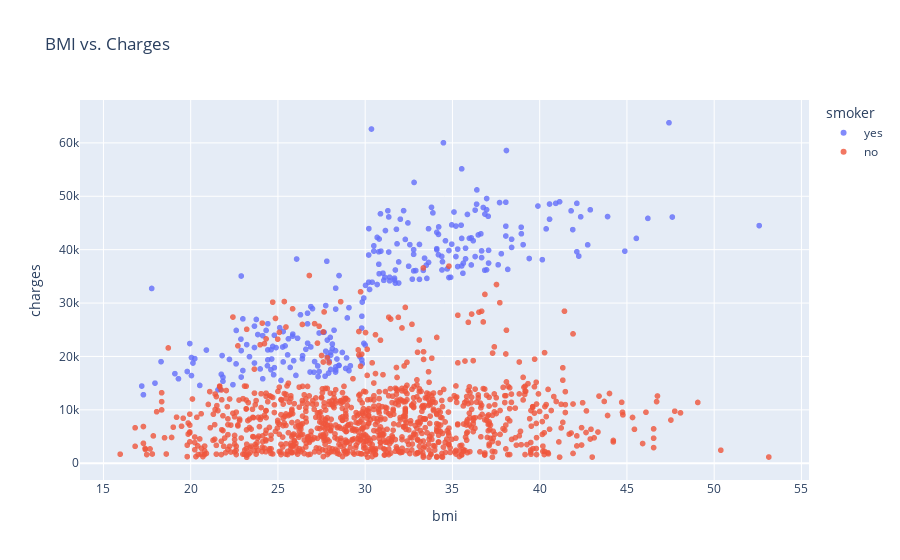

Notebook cell for this chart:
### Code cell
fig = px.scatter(medical_df, 
                 x='bmi', 
                 y='charges', 
                 color='smoker', 
                 opacity=0.8, 
                 hover_data=['sex'], 
                 title='BMI vs. Charges')
fig.show()

### Figure 1 — Plotly figure (JSON) as saved in the notebook; plotly's stock layout.template omitted (floating-point values rounded to 4 significant figures; data arrays with more than 128 entries replaced by an {"elided": "..."} marker saying what was removed)
{"data": [{"customdata": {"elided": "274x1 str values"}, "hovertemplate": "smoker=yes<br>bmi=%{x}<br>charges=%{y}<br>sex=%{customdata[0]}<extra></extra>", "legendgroup": "yes", "marker": {"color": "#636efa", "opacity": 0.8, "symbol": "circle"}, "mode": "markers", "name": "yes", "showlegend": true, "type": "scattergl", "x": {"elided": "274 float values"}, "xaxis": "x", "y": {"elided": "274 float values"}, "yaxis": "y"}, {"customdata": {"elided": "1064x1 str values"}, "hovertemplate": "smoker=no<br>bmi=%{x}<br>charges=%{y}<br>sex=%{customdata[0]}<extra></extra>", "legendgroup": "no", "marker": {"color": "#EF553B", "opacity": 0.8, "symbol": "circle"}, "mode": "markers", "name": "no", "showlegend": true, "type": "scattergl", "x": {"elided": "1064 float values"}, "xaxis": "x", "y": {"elided": "1064 float values"}, "yaxis": "y"}], "layout": {"legend": {"title": {"text": "smoker"}, "tracegroupgap": 0}, "title": {"text": "BMI vs. Charges"}, "xaxis": {"anchor": "y", "domain": [0, 1], "title": {"text": "bmi"}}, "yaxis": {"anchor": "x", "domain": [0, 1], "title": {"text": "charges"}}}}
